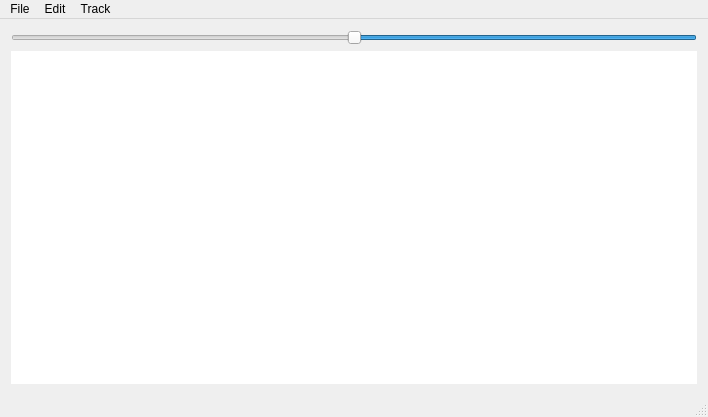
<?xml version="1.0" encoding="UTF-8"?>
<ui version="4.0">
 <class>MainWindow</class>
 <widget class="QMainWindow" name="MainWindow">
  <property name="geometry">
   <rect>
    <x>0</x>
    <y>0</y>
    <width>708</width>
    <height>417</height>
   </rect>
  </property>
  <property name="windowTitle">
   <string>MainWindow</string>
  </property>
  <widget class="QWidget" name="centralWidget">
   <layout class="QVBoxLayout" name="verticalLayout">
    <item>
     <layout class="QHBoxLayout" name="horizontalLayout_2"/>
    </item>
    <item>
     <widget class="QSlider" name="timeZoomSlider">
      <property name="minimum">
       <number>1</number>
      </property>
      <property name="maximum">
       <number>1000</number>
      </property>
      <property name="value">
       <number>500</number>
      </property>
      <property name="sliderPosition">
       <number>500</number>
      </property>
      <property name="orientation">
       <enum>Qt::Horizontal</enum>
      </property>
      <property name="invertedAppearance">
       <bool>true</bool>
      </property>
      <property name="invertedControls">
       <bool>false</bool>
      </property>
     </widget>
    </item>
    <item>
     <widget class="QGraphicsView" name="graphicsView">
      <property name="autoFillBackground">
       <bool>false</bool>
      </property>
      <property name="frameShape">
       <enum>QFrame::NoFrame</enum>
      </property>
      <property name="frameShadow">
       <enum>QFrame::Plain</enum>
      </property>
      <property name="lineWidth">
       <number>0</number>
      </property>
      <property name="backgroundBrush">
       <brush brushstyle="SolidPattern">
        <color alpha="255">
         <red>63</red>
         <green>63</green>
         <blue>63</blue>
        </color>
       </brush>
      </property>
      <property name="sceneRect">
       <rectf>
        <x>0.000000000000000</x>
        <y>0.000000000000000</y>
        <width>0.000000000000000</width>
        <height>0.000000000000000</height>
       </rectf>
      </property>
      <property name="alignment">
       <set>Qt::AlignLeading|Qt::AlignLeft|Qt::AlignTop</set>
      </property>
     </widget>
    </item>
   </layout>
  </widget>
  <widget class="QMenuBar" name="menuBar">
   <property name="geometry">
    <rect>
     <x>0</x>
     <y>0</y>
     <width>708</width>
     <height>22</height>
    </rect>
   </property>
   <property name="defaultUp">
    <bool>false</bool>
   </property>
   <property name="nativeMenuBar">
    <bool>false</bool>
   </property>
   <widget class="QMenu" name="menuFile">
    <property name="title">
     <string>File</string>
    </property>
    <addaction name="actionNew"/>
    <addaction name="actionOpen"/>
    <addaction name="actionSave"/>
    <addaction name="actionSave_As"/>
    <addaction name="actionExport"/>
    <addaction name="separator"/>
    <addaction name="actionQuit"/>
   </widget>
   <widget class="QMenu" name="menuEdit">
    <property name="title">
     <string>Edit</string>
    </property>
   </widget>
   <widget class="QMenu" name="menuTrack">
    <property name="title">
     <string>Track</string>
    </property>
    <addaction name="actionAdd_Track"/>
    <addaction name="actionDelete_Track"/>
   </widget>
   <addaction name="menuFile"/>
   <addaction name="menuEdit"/>
   <addaction name="menuTrack"/>
  </widget>
  <widget class="QStatusBar" name="statusBar"/>
  <action name="actionNew">
   <property name="text">
    <string>New</string>
   </property>
   <property name="shortcut">
    <string>Ctrl+N</string>
   </property>
  </action>
  <action name="actionOpen">
   <property name="text">
    <string>Open...</string>
   </property>
   <property name="shortcut">
    <string>Ctrl+O</string>
   </property>
  </action>
  <action name="actionSave">
   <property name="text">
    <string>Save...</string>
   </property>
   <property name="shortcut">
    <string>Ctrl+S</string>
   </property>
  </action>
  <action name="actionSave_As">
   <property name="text">
    <string>Save As...</string>
   </property>
   <property name="shortcut">
    <string>Ctrl+Shift+S</string>
   </property>
  </action>
  <action name="actionExport">
   <property name="text">
    <string>Export...</string>
   </property>
   <property name="shortcut">
    <string>Ctrl+E</string>
   </property>
  </action>
  <action name="actionQuit">
   <property name="text">
    <string>Quit</string>
   </property>
  </action>
  <action name="actionAdd_Track">
   <property name="text">
    <string>Add Track</string>
   </property>
  </action>
  <action name="actionDelete_Track">
   <property name="text">
    <string>Delete Track</string>
   </property>
  </action>
 </widget>
 <layoutdefault spacing="6" margin="11"/>
 <resources/>
 <connections/>
</ui>
